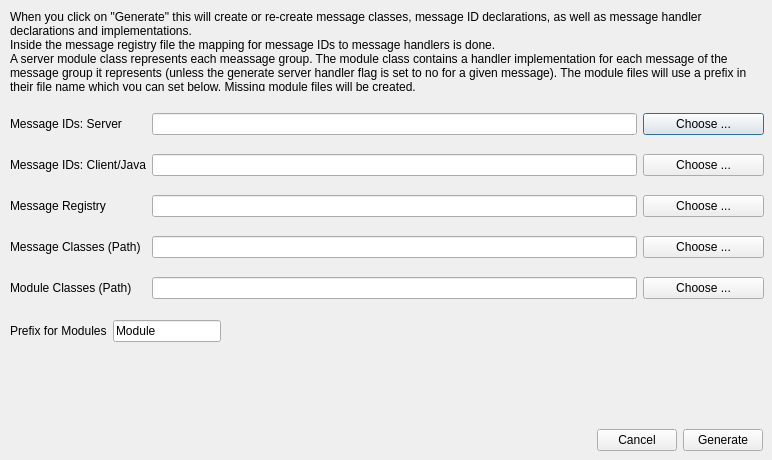
<ui version="4.0" >
 <class>GenerateDialog</class>
 <widget class="QDialog" name="GenerateDialog" >
  <property name="geometry" >
   <rect>
    <x>0</x>
    <y>0</y>
    <width>772</width>
    <height>460</height>
   </rect>
  </property>
  <property name="windowTitle" >
   <string>Generate Message Files</string>
  </property>
  <widget class="QLabel" name="label_8" >
   <property name="geometry" >
    <rect>
     <x>10</x>
     <y>10</y>
     <width>751</width>
     <height>81</height>
    </rect>
   </property>
   <property name="text" >
    <string>When you click on "Generate" this will create or re-create message classes, message ID declarations, as well as message handler declarations and implementations.
Inside the message registry file the mapping for message IDs to message handlers is done.
A server module class represents each meassage group. The module class contains a handler implementation for each message of the message group it represents (unless the generate server handler flag is set to no for a given message). The module files will use a prefix in their file name which you can set below. Missing module files will be created.</string>
   </property>
   <property name="alignment" >
    <set>Qt::AlignLeading|Qt::AlignLeft|Qt::AlignTop</set>
   </property>
   <property name="wordWrap" >
    <bool>true</bool>
   </property>
  </widget>
  <widget class="QWidget" name="layoutWidget" >
   <property name="geometry" >
    <rect>
     <x>10</x>
     <y>100</y>
     <width>754</width>
     <height>212</height>
    </rect>
   </property>
   <layout class="QHBoxLayout" name="horizontalLayout_2" >
    <item>
     <layout class="QGridLayout" name="gridLayout" >
      <item row="0" column="0" >
       <widget class="QLabel" name="label" >
        <property name="sizePolicy" >
         <sizepolicy vsizetype="Preferred" hsizetype="Preferred" >
          <horstretch>1</horstretch>
          <verstretch>0</verstretch>
         </sizepolicy>
        </property>
        <property name="text" >
         <string>Message IDs: Server</string>
        </property>
       </widget>
      </item>
      <item row="0" column="2" >
       <widget class="QLineEdit" name="leMessageID" >
        <property name="sizePolicy" >
         <sizepolicy vsizetype="Fixed" hsizetype="Expanding" >
          <horstretch>4</horstretch>
          <verstretch>0</verstretch>
         </sizepolicy>
        </property>
       </widget>
      </item>
      <item row="0" column="3" >
       <widget class="QPushButton" name="btnBrowseID" >
        <property name="sizePolicy" >
         <sizepolicy vsizetype="Fixed" hsizetype="Minimum" >
          <horstretch>1</horstretch>
          <verstretch>0</verstretch>
         </sizepolicy>
        </property>
        <property name="text" >
         <string>Choose ...</string>
        </property>
       </widget>
      </item>
      <item row="2" column="0" >
       <widget class="QLabel" name="label_2" >
        <property name="sizePolicy" >
         <sizepolicy vsizetype="Preferred" hsizetype="Preferred" >
          <horstretch>1</horstretch>
          <verstretch>0</verstretch>
         </sizepolicy>
        </property>
        <property name="text" >
         <string>Message Registry</string>
        </property>
       </widget>
      </item>
      <item row="2" column="2" >
       <widget class="QLineEdit" name="leMessageReg" >
        <property name="sizePolicy" >
         <sizepolicy vsizetype="Fixed" hsizetype="Expanding" >
          <horstretch>4</horstretch>
          <verstretch>0</verstretch>
         </sizepolicy>
        </property>
       </widget>
      </item>
      <item row="2" column="3" >
       <widget class="QPushButton" name="btnBrowseReg" >
        <property name="sizePolicy" >
         <sizepolicy vsizetype="Fixed" hsizetype="Minimum" >
          <horstretch>1</horstretch>
          <verstretch>0</verstretch>
         </sizepolicy>
        </property>
        <property name="text" >
         <string>Choose ...</string>
        </property>
       </widget>
      </item>
      <item row="5" column="0" >
       <widget class="QLabel" name="label_4" >
        <property name="sizePolicy" >
         <sizepolicy vsizetype="Preferred" hsizetype="Preferred" >
          <horstretch>1</horstretch>
          <verstretch>0</verstretch>
         </sizepolicy>
        </property>
        <property name="text" >
         <string>Module Classes (Path)</string>
        </property>
       </widget>
      </item>
      <item row="5" column="2" >
       <widget class="QLineEdit" name="leModulePath" >
        <property name="sizePolicy" >
         <sizepolicy vsizetype="Fixed" hsizetype="Expanding" >
          <horstretch>4</horstretch>
          <verstretch>0</verstretch>
         </sizepolicy>
        </property>
       </widget>
      </item>
      <item row="5" column="3" >
       <widget class="QPushButton" name="btnBrowseModulePath" >
        <property name="sizePolicy" >
         <sizepolicy vsizetype="Fixed" hsizetype="Minimum" >
          <horstretch>1</horstretch>
          <verstretch>0</verstretch>
         </sizepolicy>
        </property>
        <property name="text" >
         <string>Choose ...</string>
        </property>
       </widget>
      </item>
      <item row="1" column="0" >
       <widget class="QLabel" name="label_6" >
        <property name="text" >
         <string>Message IDs: Client/Java</string>
        </property>
       </widget>
      </item>
      <item row="1" column="2" >
       <widget class="QLineEdit" name="leMessageID_Client" >
        <property name="sizePolicy" >
         <sizepolicy vsizetype="Fixed" hsizetype="Expanding" >
          <horstretch>4</horstretch>
          <verstretch>0</verstretch>
         </sizepolicy>
        </property>
       </widget>
      </item>
      <item row="1" column="3" >
       <widget class="QPushButton" name="btnBrowseID_Client" >
        <property name="sizePolicy" >
         <sizepolicy vsizetype="Fixed" hsizetype="Minimum" >
          <horstretch>1</horstretch>
          <verstretch>0</verstretch>
         </sizepolicy>
        </property>
        <property name="text" >
         <string>Choose ...</string>
        </property>
       </widget>
      </item>
      <item row="3" column="0" >
       <widget class="QLabel" name="label_5" >
        <property name="text" >
         <string>Message Classes (Path)</string>
        </property>
       </widget>
      </item>
      <item row="3" column="2" >
       <widget class="QLineEdit" name="leMessageClassesPath" />
      </item>
      <item row="3" column="3" >
       <widget class="QPushButton" name="btnBrowseClassesPath" >
        <property name="sizePolicy" >
         <sizepolicy vsizetype="Fixed" hsizetype="Minimum" >
          <horstretch>1</horstretch>
          <verstretch>0</verstretch>
         </sizepolicy>
        </property>
        <property name="text" >
         <string>Choose ...</string>
        </property>
       </widget>
      </item>
     </layout>
    </item>
   </layout>
  </widget>
  <widget class="QWidget" name="layoutWidget1" >
   <property name="geometry" >
    <rect>
     <x>10</x>
     <y>320</y>
     <width>753</width>
     <height>131</height>
    </rect>
   </property>
   <layout class="QVBoxLayout" name="verticalLayout" >
    <item>
     <layout class="QHBoxLayout" name="horizontalLayout" >
      <item>
       <widget class="QLabel" name="label_7" >
        <property name="text" >
         <string>Prefix for Modules</string>
        </property>
       </widget>
      </item>
      <item>
       <widget class="QLineEdit" name="leModulePrefix" >
        <property name="sizePolicy" >
         <sizepolicy vsizetype="Fixed" hsizetype="Minimum" >
          <horstretch>0</horstretch>
          <verstretch>0</verstretch>
         </sizepolicy>
        </property>
        <property name="text" >
         <string>Module</string>
        </property>
       </widget>
      </item>
      <item>
       <spacer name="horizontalSpacer" >
        <property name="orientation" >
         <enum>Qt::Horizontal</enum>
        </property>
        <property name="sizeType" >
         <enum>QSizePolicy::Expanding</enum>
        </property>
        <property name="sizeHint" stdset="0" >
         <size>
          <width>40</width>
          <height>20</height>
         </size>
        </property>
       </spacer>
      </item>
     </layout>
    </item>
    <item>
     <spacer name="verticalSpacer" >
      <property name="orientation" >
       <enum>Qt::Vertical</enum>
      </property>
      <property name="sizeHint" stdset="0" >
       <size>
        <width>751</width>
        <height>18</height>
       </size>
      </property>
     </spacer>
    </item>
    <item>
     <layout class="QHBoxLayout" name="horizontalLayout_3" >
      <item>
       <spacer name="horizontalSpacer_2" >
        <property name="orientation" >
         <enum>Qt::Horizontal</enum>
        </property>
        <property name="sizeHint" stdset="0" >
         <size>
          <width>40</width>
          <height>20</height>
         </size>
        </property>
       </spacer>
      </item>
      <item>
       <widget class="QPushButton" name="btnCancel" >
        <property name="text" >
         <string>Cancel</string>
        </property>
       </widget>
      </item>
      <item>
       <widget class="QPushButton" name="btnGenerate" >
        <property name="text" >
         <string>Generate</string>
        </property>
       </widget>
      </item>
     </layout>
    </item>
   </layout>
  </widget>
 </widget>
 <tabstops>
  <tabstop>leMessageID</tabstop>
  <tabstop>btnBrowseID</tabstop>
  <tabstop>leMessageID_Client</tabstop>
  <tabstop>btnBrowseID_Client</tabstop>
  <tabstop>leMessageReg</tabstop>
  <tabstop>btnBrowseReg</tabstop>
  <tabstop>leMessageClassesPath</tabstop>
  <tabstop>btnBrowseClassesPath</tabstop>
  <tabstop>leModulePath</tabstop>
  <tabstop>btnBrowseModulePath</tabstop>
  <tabstop>leModulePrefix</tabstop>
  <tabstop>btnCancel</tabstop>
  <tabstop>btnGenerate</tabstop>
 </tabstops>
 <resources/>
 <connections/>
</ui>
